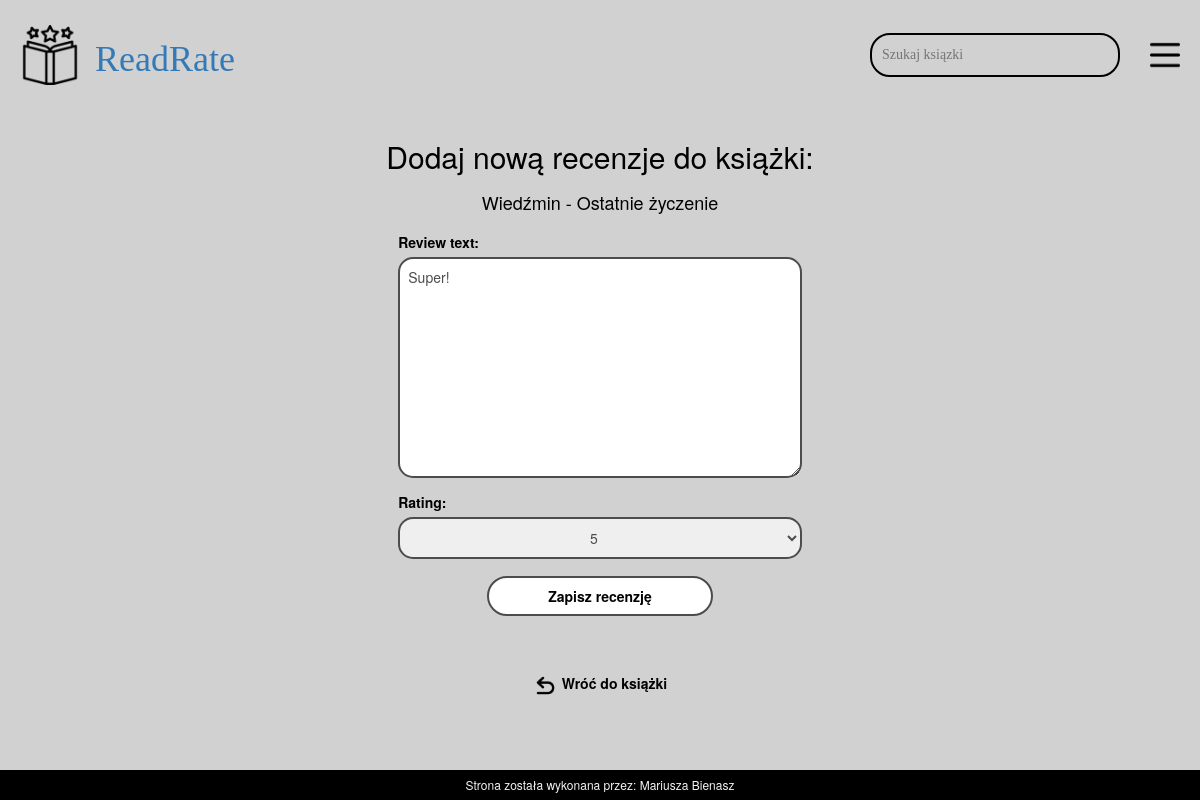
The app's page /books/1/edit-review/1/ (signed in) with its own data.
### page/models.py (models this page shows, shortened)
class Book(models.Model):
    CATEGORY_CHOICES = [
        ('Fantastyka', 'Fantastyka'),
        ('Science Fiction', 'Science Fiction'),
        ('Romans', 'Romans'),
        ('Thriller', 'Thriller'),
        ('Tajemnica', 'Tajemnica'),
        ('Kryminał', 'Kryminał'),
        ('Horror', 'Horror'),
        ('Biografia', 'Biografia'),
        ('Historia', 'Historia'),
        ('Manga', 'Manga'),
        ('Religia', 'Religia'),
        ('Komiks', 'Komiks'),
        ('Przygoda', 'Przygoda'),
        ('Psychologia', 'Psychologia'),
        ('Komedia', 'Komedia'),
        ('Dramat', 'Dramat'),
        ('Filozofia', 'Filozofia'),
        ('Naukowe', 'Naukowe'),
    ]
    author = models.ForeignKey(Author, on_delete=models.SET_NULL, null=True, blank=True)
    title = models.CharField(max_length=200)
    subtitle = models.CharField(max_length=200, blank=True, null=True)
    description = models.TextField()
    category = models.CharField(max_length=50, choices=CATEGORY_CHOICES)
    cover_image = models.ImageField(upload_to='book_covers/',blank=True, null=True)
    created_date = models.DateTimeField(default=timezone.now)
    is_template = models.BooleanField(default=True)
    def get_absolute_url(self):
        return reverse('book-detail', kwargs={'pk': self.pk})

class Review(models.Model):
    book = models.ForeignKey(Book, related_name='reviews', on_delete=models.CASCADE)
    user = models.ForeignKey(User, on_delete=models.CASCADE)
    review_text = models.TextField(blank=True,null=True)
    rating = models.PositiveSmallIntegerField(default=1,choices=[(i,i) for i in range(1,6)])
    created_date = models.DateTimeField(default=timezone.now)

### page/views.py (the view, shortened to what this page needs)
# urls.py: path('books/<int:book_id>/edit-review/<int:pk>/',EditReviewView.as_view(),name='edit-review'),
class EditReviewView(UpdateView, LoginRequiredMixin):
    model = Review
    template_name = 'page/add_review.html'
    fields = ['review_text', 'rating']
    def get_object(self, queryset=None):
        return get_object_or_404(Review, pk=self.kwargs['pk'], book_id=self.kwargs['book_id'])
    def get_context_data(self, **kwargs):
        context = super().get_context_data(**kwargs)
        context['book'] = get_object_or_404(Book, pk=self.kwargs['book_id'])
        context['edit'] = True
        return context

### accounts/context_processors.py (called while the page is built)
def user_url(request):
    if request.user.is_authenticated:
        return {
            'user_url': reverse('accounts:user-panel',kwargs={'pk':request.user.pk})
        }
    return {}

### page/templates/page/add_review.html (shortened to what this page needs)
{% extends 'page/base.html' %}
{% load static %}
{% block content %}
<div class="form-container">
    {% if edit == True and user != review.user %}
    <script>
        window.location.href = "{% url 'book-list' %}";
    </script>
    {% else %}
    <div class="form-header">
        <h2>Dodaj nową recenzje do książki:</h2>
        <h4>
            {{ book.title}}
            {% if book.subtitle %}
            - {{book.subtitle}}
            {% endif %}
        </h4>
    </div>
    <div class="form">
        <form method="post">
            {{ form.as_p }}
            <div class="btn">
                <button type="submit">Zapisz recenzję</button>
            </div>
        </form>
    </div>
    <div class="back">
        <a href="{{ book.get_absolute_url }}">
            <img src="{% static 'images/back.png' %}" alt="Wróć do książki" style="max-width: 25px;">
            <span>Wróć do książki</span>
        </a>
    </div>
    {% endif %}
</div>
{% endblock %}

### page/static/css/page.css (style rules this page uses)
body { background-color: #D1D1D1; color: #000 !important; margin: 0; padding: 0; margin-bottom: 70px; @import url('https://fonts.googleapis.com/css2?family=Anton&family=Josefin+Sans:ital,wght@0,100..700;1,100..700&family=Kaushan+Script&display=swap'); }
.logo, .rating, .hamburger, .back { display: flex; justify-content: center; align-items: center; gap: 5px; }
.form-container { display: flex; flex-direction: column; justify-content: space-between; align-items: center; }
.form-container .form-header { margin: 10px; display: flex; flex-direction: column; align-items: center; }
.form { display: flex; flex-direction: column; justify-content: center; }
.form textarea, .form input { width: 100%; border: 2px solid #4C4C4C; border-radius: 15px; color: #4C4C4C; padding: 2%; }
.form select { width: 100%; text-align: center; border: 2px solid #4C4C4C; border-radius: 15px; color: #4C4C4C; padding: 2%; }
.form .btn { justify-content: center; width: 100%; }
.btn button { width: 60%; min-height: 40px; border-radius: 30px; font-weight: bold; border: 2px solid #4C4C4C; text-wrap: wrap; background-color: #fff; }
.back { margin-top: 50px; font-weight: bold; color: #000; }
.back a { text-decoration: none; color: #000; }
.form-header { margin-bottom: 30px; }

### records on screen
Book: title "Wiedźmin", subtitle "Ostatnie życzenie"
Review: review_text "Super!", rating "5"
